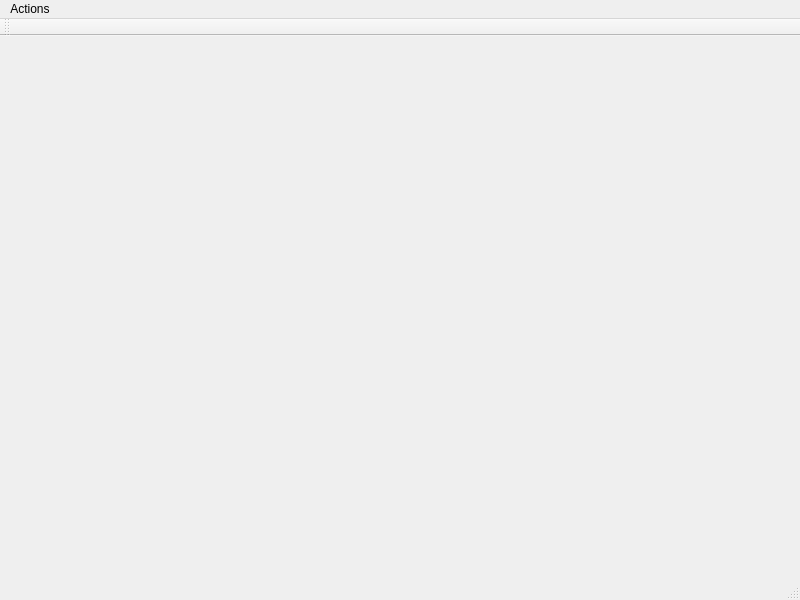
<?xml version="1.0" encoding="UTF-8"?>
<ui version="4.0">
 <class>MainWindow</class>
 <widget class="QMainWindow" name="MainWindow">
  <property name="geometry">
   <rect>
    <x>0</x>
    <y>0</y>
    <width>800</width>
    <height>600</height>
   </rect>
  </property>
  <property name="sizePolicy">
   <sizepolicy hsizetype="Preferred" vsizetype="Preferred">
    <horstretch>0</horstretch>
    <verstretch>0</verstretch>
   </sizepolicy>
  </property>
  <property name="sizeIncrement">
   <size>
    <width>400</width>
    <height>300</height>
   </size>
  </property>
  <property name="windowTitle">
   <string>Computer Graphics</string>
  </property>
  <widget class="QWidget" name="centralWidget">
   <property name="minimumSize">
    <size>
     <width>0</width>
     <height>2</height>
    </size>
   </property>
  </widget>
  <widget class="QToolBar" name="mainToolBar">
   <attribute name="toolBarArea">
    <enum>TopToolBarArea</enum>
   </attribute>
   <attribute name="toolBarBreak">
    <bool>false</bool>
   </attribute>
  </widget>
  <widget class="QStatusBar" name="statusBar"/>
  <widget class="QMenuBar" name="menuBar">
   <property name="geometry">
    <rect>
     <x>0</x>
     <y>0</y>
     <width>800</width>
     <height>22</height>
    </rect>
   </property>
   <widget class="QMenu" name="menuActions">
    <property name="title">
     <string>Actions</string>
    </property>
    <addaction name="actionRotate_Cube"/>
    <addaction name="actionView_From"/>
    <addaction name="actionDefault"/>
   </widget>
   <addaction name="menuActions"/>
  </widget>
  <action name="actionRotate_Cube">
   <property name="text">
    <string>line rotation</string>
   </property>
  </action>
  <action name="actionView_From">
   <property name="text">
    <string>view position</string>
   </property>
  </action>
  <action name="actionDefault">
   <property name="text">
    <string>default position</string>
   </property>
  </action>
 </widget>
 <layoutdefault spacing="6" margin="11"/>
 <resources/>
 <connections/>
</ui>
